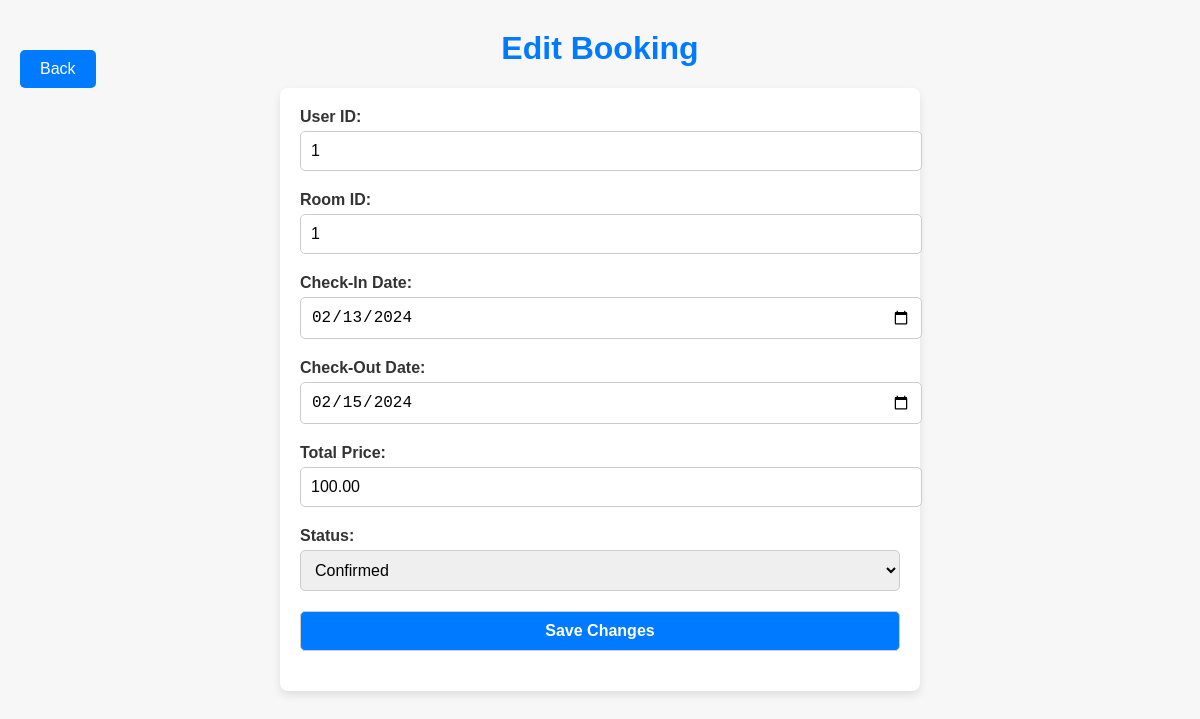
The app's page /admin/edit_booking.php?booking_id=21 (signed in) with its own data.
### tables this page shows
CREATE TABLE `bookings` (
  `booking_id` int(11) NOT NULL,
  `user_id` int(11) DEFAULT NULL,
  `room_id` int(11) DEFAULT NULL,
  `check_in_date` date NOT NULL,
  `check_out_date` date NOT NULL,
  `total_price` decimal(10,2) NOT NULL,
  `booking_status` enum('Pending','Confirmed','Cancelled') DEFAULT 'Pending'
);

### admin/edit_booking.php (the view, shortened to what this page needs)
<?php
include '../includes/db.php';
$booking_id = $_GET['booking_id'];
$stmt = $conn->prepare("SELECT * FROM bookings WHERE booking_id = :booking_id");
$stmt->execute(['booking_id' => $booking_id]);
$booking = $stmt->fetch(PDO::FETCH_ASSOC);
?>
<!DOCTYPE html>
<html>
<head>
    <link rel="stylesheet" href="../css/style.css">
</head>
<body>
    <a href="alter_data.php" class="back-button">Back</a>
    <h1>Edit Booking</h1>
    <form method="post">
        <label>User ID:</label>
        <input type="number" name="user_id" value="<?php echo $booking['user_id']; ?>" required><br>
        <label>Room ID:</label>
        <input type="number" name="room_id" value="<?php echo $booking['room_id']; ?>" required><br>
        <label>Check-In Date:</label>
        <input type="date" name="check_in_date" value="<?php echo $booking['check_in_date']; ?>" required><br>
        <label>Check-Out Date:</label>
        <input type="date" name="check_out_date" value="<?php echo $booking['check_out_date']; ?>" required><br>
        <label>Total Price:</label>
        <input type="number" name="total_price" value="<?php echo $booking['total_price']; ?>" required><br>
        <label>Status:</label>
        <select name="booking_status">
            <option value="confirmed" <?php echo $booking['booking_status'] === 'confirmed' ? 'selected' : ''; ?>>Confirmed</option>
        </select><br>
        <button type="submit">Save Changes</button>
    </form>
</body>
</html>

### css/style.css (style rules this page uses)
body { font-family: 'Arial', sans-serif; background-color: #f4f6f9; color: #333; margin: 0; padding: 0; }
h1, h2 { text-align: center; margin-top: 30px; font-size: 2rem; color: #007BFF; }
.back-button { position: absolute; top: 50px; left: 20px; background-color: #007BFF; color: white; padding: 10px 20px; border-radius: 5px; text-decoration: none; font-size: 16px; display: inline-block; }

### admin/edit_booking.php (style rules this page uses)
.back-button { position: absolute; top: 50px; left: 20px; background-color: #007BFF; color: white; padding: 10px 20px; border-radius: 5px; text-decoration: none; font-size: 16px; display: inline-block; transition: background-color 0.3s ease; }
body { font-family: 'Arial', sans-serif; background-color: #f7f7f7; color: #333; margin: 0; padding: 0; }
h1 { text-align: center; margin-top: 30px; font-size: 2rem; color: #007BFF; }
form { width: 80%; max-width: 600px; margin: 20px auto; background-color: #fff; padding: 20px; border-radius: 8px; box-shadow: 0 4px 8px rgba(0, 0, 0, 0.1); }
label { font-weight: bold; margin-bottom: 5px; display: block; }
input, select, button { width: 100%; padding: 10px; margin-bottom: 20px; border: 1px solid #ccc; border-radius: 5px; font-size: 16px; }
button { background-color: #007BFF; color: white; font-weight: bold; cursor: pointer; transition: background-color 0.3s; }
select { font-size: 16px; }

### records on screen
bookings: user_id "1", room_id "1", check_in_date "02/13/2024", check_out_date "02/15/2024", total_price "100.00"
